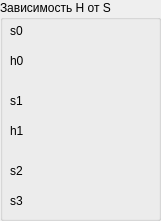
   <widget class="QGroupBox" name="groupBox_7">
    <property name="geometry">
     <rect>
      <x>380</x>
      <y>160</y>
      <width>161</width>
      <height>221</height>
     </rect>
    </property>
    <property name="title">
     <string>Зависимость H от S</string>
    </property>
    <widget class="QLabel" name="label_14">
     <property name="geometry">
      <rect>
       <x>10</x>
       <y>50</y>
       <width>17</width>
       <height>22</height>
      </rect>
     </property>
     <property name="sizePolicy">
      <sizepolicy hsizetype="Maximum" vsizetype="Preferred">
       <horstretch>0</horstretch>
       <verstretch>0</verstretch>
      </sizepolicy>
     </property>
     <property name="text">
      <string>h0</string>
     </property>
    </widget>
    <widget class="QLabel" name="label_17">
     <property name="geometry">
      <rect>
       <x>10</x>
       <y>120</y>
       <width>17</width>
       <height>22</height>
      </rect>
     </property>
     <property name="sizePolicy">
      <sizepolicy hsizetype="Maximum" vsizetype="Preferred">
       <horstretch>0</horstretch>
       <verstretch>0</verstretch>
      </sizepolicy>
     </property>
     <property name="text">
      <string>h1</string>
     </property>
    </widget>
    <widget class="QLabel" name="label_32">
     <property name="geometry">
      <rect>
       <x>10</x>
       <y>20</y>
       <width>17</width>
       <height>22</height>
      </rect>
     </property>
     <property name="sizePolicy">
      <sizepolicy hsizetype="Maximum" vsizetype="Preferred">
       <horstretch>0</horstretch>
       <verstretch>0</verstretch>
      </sizepolicy>
     </property>
     <property name="text">
      <string>s0</string>
     </property>
    </widget>
    <widget class="QLabel" name="label_33">
     <property name="geometry">
      <rect>
       <x>10</x>
       <y>90</y>
       <width>17</width>
       <height>22</height>
      </rect>
     </property>
     <property name="sizePolicy">
      <sizepolicy hsizetype="Maximum" vsizetype="Preferred">
       <horstretch>0</horstretch>
       <verstretch>0</verstretch>
      </sizepolicy>
     </property>
     <property name="text">
      <string>s1</string>
     </property>
    </widget>
    <widget class="QLabel" name="label_34">
     <property name="geometry">
      <rect>
       <x>10</x>
       <y>160</y>
       <width>17</width>
       <height>22</height>
      </rect>
     </property>
     <property name="sizePolicy">
      <sizepolicy hsizetype="Maximum" vsizetype="Preferred">
       <horstretch>0</horstretch>
       <verstretch>0</verstretch>
      </sizepolicy>
     </property>
     <property name="text">
      <string>s2</string>
     </property>
    </widget>
    <widget class="QLabel" name="label_35">
     <property name="geometry">
      <rect>
       <x>10</x>
       <y>190</y>
       <width>17</width>
       <height>22</height>
      </rect>
     </property>
     <property name="sizePolicy">
      <sizepolicy hsizetype="Maximum" vsizetype="Preferred">
       <horstretch>0</horstretch>
       <verstretch>0</verstretch>
      </sizepolicy>
     </property>
     <property name="text">
      <string>s3</string>
     </property>
    </widget>
   </widget>
